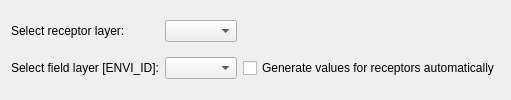
                <widget class="QWidget" name="tab_8">
                 <attribute name="title">
                  <string>Receptors</string>
                 </attribute>
                 <layout class="QGridLayout" name="gridLayout_2">
                  <item row="1" column="0">
                   <widget class="QLabel" name="label_28">
                    <property name="text">
                     <string>Select field layer [ENVI_ID]:</string>
                    </property>
                   </widget>
                  </item>
                  <item row="1" column="1">
                   <widget class="QgsFieldComboBox" name="cb_recID">
                    <property name="sizePolicy">
                     <sizepolicy hsizetype="Expanding" vsizetype="Fixed">
                      <horstretch>0</horstretch>
                      <verstretch>0</verstretch>
                     </sizepolicy>
                    </property>
                   </widget>
                  </item>
                  <item row="1" column="4">
                   <widget class="QCheckBox" name="chk_recID">
                    <property name="text">
                     <string>Generate values for receptors automatically</string>
                    </property>
                   </widget>
                  </item>
                  <item row="0" column="0">
                   <widget class="QLabel" name="label_24">
                    <property name="text">
                     <string>Select receptor layer:</string>
                    </property>
                   </widget>
                  </item>
                  <item row="0" column="1">
                   <widget class="QgsMapLayerComboBox" name="cb_recLayer">
                    <property name="sizePolicy">
                     <sizepolicy hsizetype="Expanding" vsizetype="Fixed">
                      <horstretch>0</horstretch>
                      <verstretch>0</verstretch>
                     </sizepolicy>
                    </property>
                    <property name="currentIndex">
                     <number>-1</number>
                    </property>
                    <property name="allowEmptyLayer">
                     <bool>true</bool>
                    </property>
                   </widget>
                  </item>
                 </layout>
                </widget>
